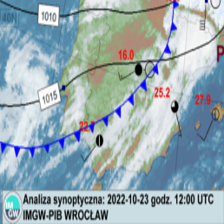
#> input picture Code/model_utils/data/colored/cold/101.png, 224 x 224 px, given in place of 1.png, which was not available
$ python filter_images.py
#> lines starting #> are read from the running program, lines starting #| are printed output that depends on the picture; pictures that were not available may be replaced by others from this repository, and a replacement may not be noted
import cv2
import matplotlib.image as mpimg
import matplotlib.pyplot as plt
import numpy as np
import os
from PIL import Image, ImageEnhance


# [43 lines left out: function filterImage, not called in this run]


def black_and_white(img_path, x):
#> called with img_path = 'data/colored/to_predict/1.png', x = 'data/colored/to_predict/2.png'
    img = Image.open(img_path)
#> img is the input picture: PIL image 224x224 RGB; mean R, G, B 153.5, 173.3, 180.6
    img_data = img.getdata()
    lst=[]
    for i in img_data:
        # lst.append(i[0]*0.299+i[1]*0.587+i[2]*0.114) ### Rec. 609-7 weights
        lst.append(i[0]*0.2125+i[1]*0.7174+i[2]*0.0721) ### Rec. 709-6 weights
#> this loop made 50176 passes
#> i on passes 1 to 3: (49, 75, 89), (61, 91, 107), (79, 126, 152)
#> after the loop, lst = 50176 items
    new_img = Image.new("L", img.size)
#> new_img: PIL image 224x224 L; every value is 0
    new_img.putdata(lst)
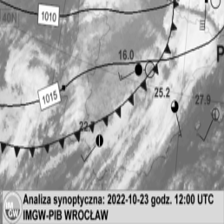
#> new_img: PIL image 224x224 L; min 0, max 255, mean 169.4
    new_img.save(x)


# [8 lines left out: function main, not called in this run]
    # filterImage("data/filtered/cold/3.png", True)

# main()
black_and_white("data/colored/to_predict/1.png", "data/colored/to_predict/2.png")
# filterImage("front12_color.gif", True)
# filterImage("front12.gif", False)

$ run again, on Code/model_utils/data/colored/no_front/1079.png
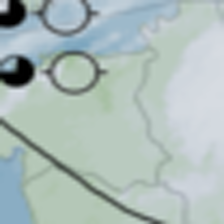
#> input picture Code/model_utils/data/colored/no_front/1079.png, 224 x 224 px, given in place of 1.png, which was not available
#> in black_and_white, img is the input picture: PIL image 224x224 RGB; mean R, G, B 172.8, 188.6, 186
#> the loop in black_and_white, `for i in img_data:` made 50176 passes
#> i on passes 1 to 3: (184, 190, 197), (184, 189, 196), (183, 189, 196)
#> after the loop in black_and_white, `for i in img_data:`: lst = 50176 items
#> in black_and_white, `new_img.putdata(lst)`:
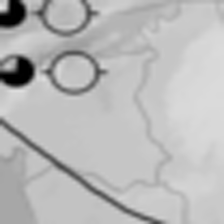
#> new_img: PIL image 224x224 L; min 0, max 227, mean 184.9

$ run again, on Code/model_utils/data/colored/no_front/1829.png
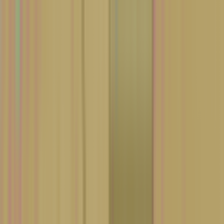
#> input picture Code/model_utils/data/colored/no_front/1829.png, 224 x 224 px, given in place of 1.png, which was not available
#> in black_and_white, img is the input picture: PIL image 224x224 RGB; mean R, G, B 174.8, 154.5, 104.8
#> the loop in black_and_white, `for i in img_data:` made 50176 passes
#> i on passes 1 to 3: (172, 155, 124), (175, 152, 119), (178, 150, 113)
#> after the loop in black_and_white, `for i in img_data:`: lst = 50176 items
#> in black_and_white, `new_img.putdata(lst)`:
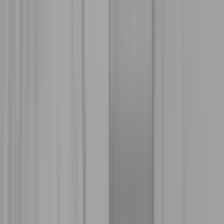
#> new_img: PIL image 224x224 L; min 119, max 167, mean 155

$ run again, on Code/model_utils/data/colored/occluded/116.png
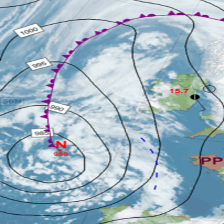
#> input picture Code/model_utils/data/colored/occluded/116.png, 224 x 224 px, given in place of 1.png, which was not available
#> in black_and_white, img is the input picture: PIL image 224x224 RGB; mean R, G, B 159.4, 182.5, 196.4
#> the loop in black_and_white, `for i in img_data:` made 50176 passes
#> i on passes 1 to 3: (186, 202, 213), (186, 202, 213), (186, 202, 213)
#> after the loop in black_and_white, `for i in img_data:`: lst = 50176 items
#> in black_and_white, `new_img.putdata(lst)`:
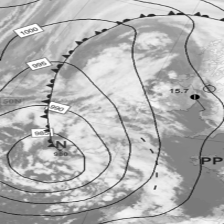
#> new_img: PIL image 224x224 L; min 0, max 255, mean 178.5
